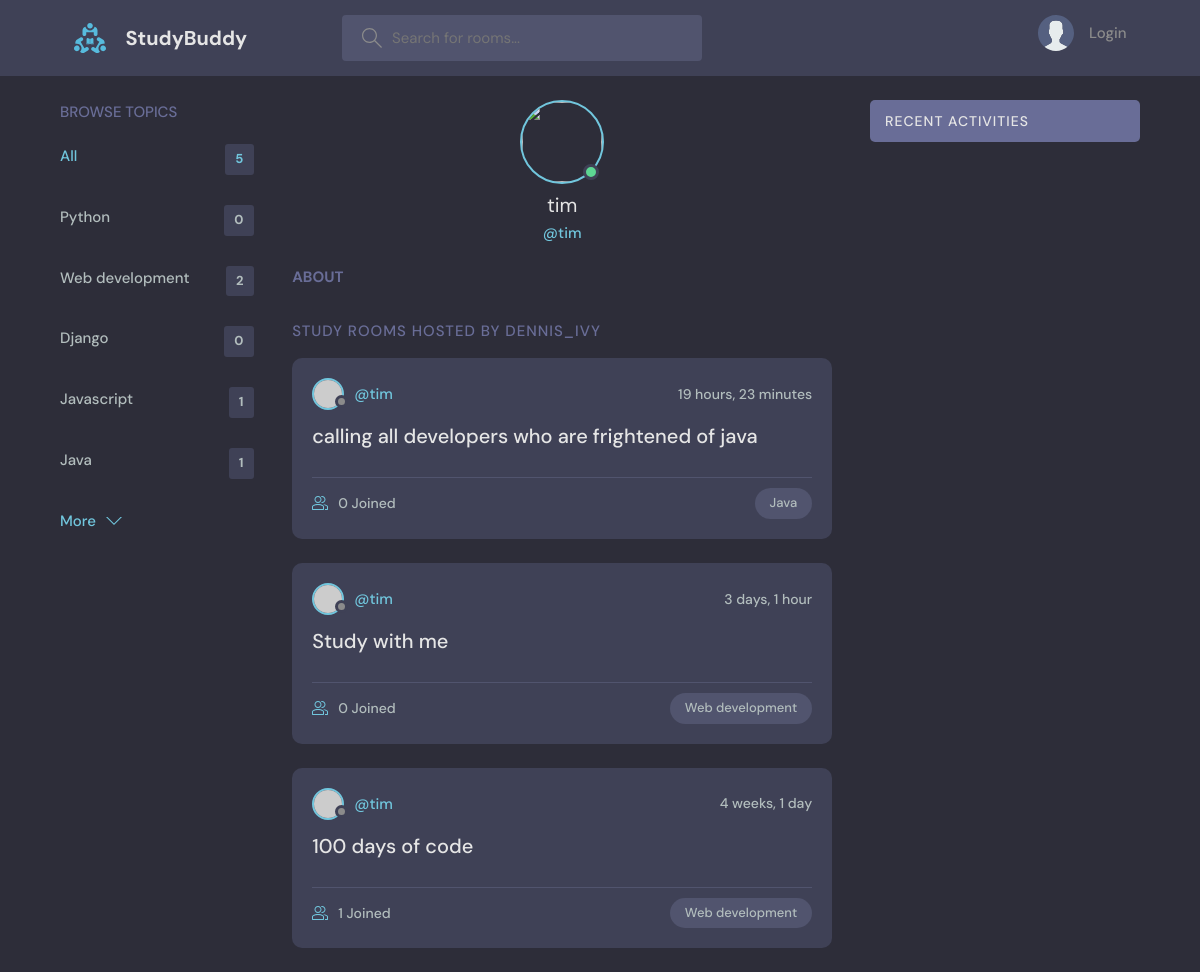
Page /profile/2 on the earlier database version.
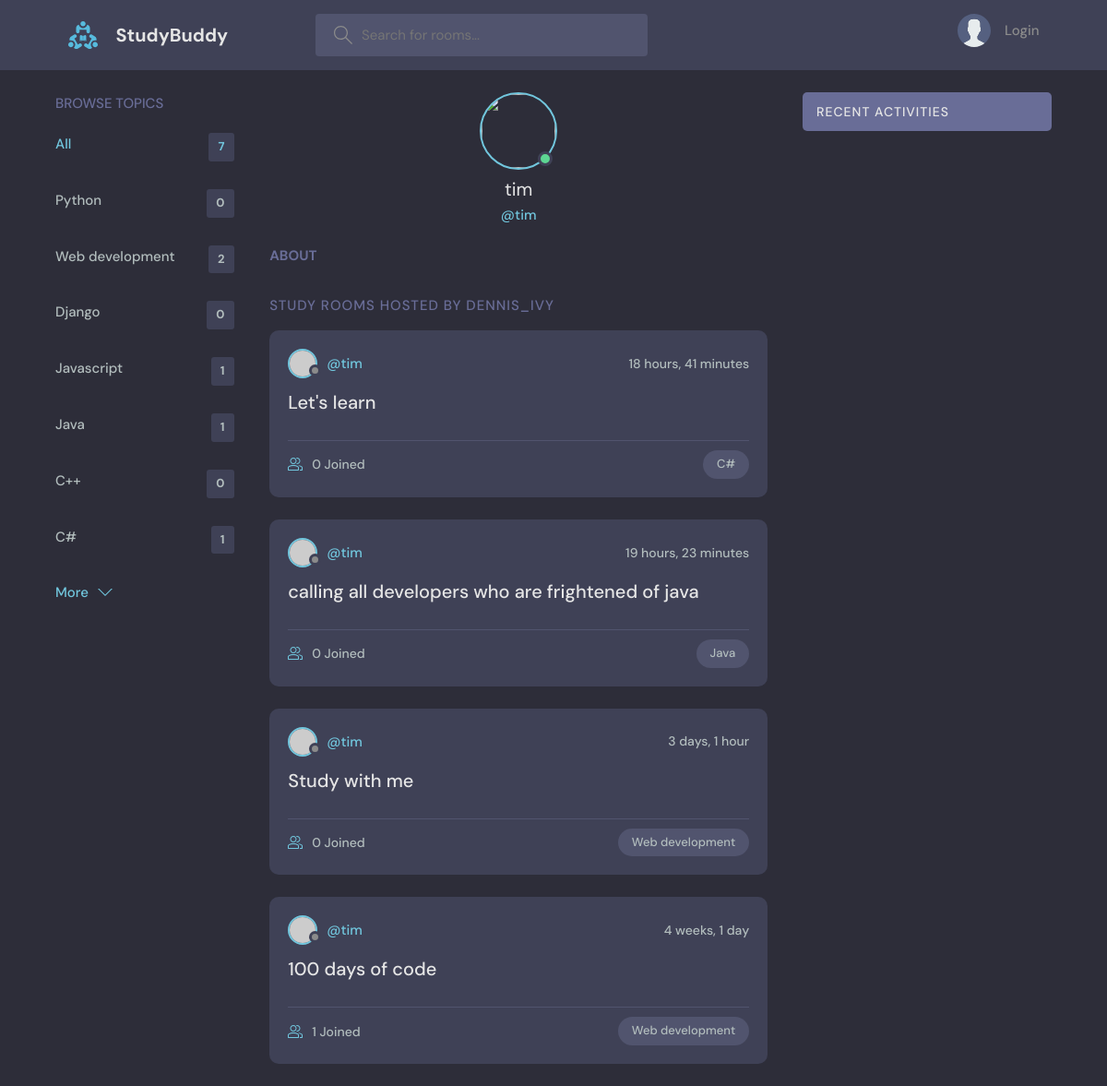
Same page on the later database version.
### base/models.py (models this page shows, shortened)
class Topic(models.Model):
    name = models.CharField(max_length=200)

class Room(models.Model):
    host = models.ForeignKey(User, on_delete=models.SET_NULL, null=True)
    topic = models.ForeignKey(Topic, on_delete=models.SET_NULL, null=True)
    name = models.CharField(max_length=200)
    description = models.TextField(null=True, blank=True)
    participants = models.ManyToManyField(User,
                                          related_name='participants',
                                          blank=True)
    updated = models.DateTimeField(auto_now=True)
    created = models.DateTimeField(auto_now_add=True)
    class Meta:
        ordering = ['-updated', '-created']

### base/views.py (the view)
# urls.py: path('profile/<str:pk>', views.userProfile, name='user-profile'),
def userProfile(request, pk):
  user = User.objects.get(id=pk)
  rooms = user.room_set.all()
  room_message = user.message_set.all()
  topics = Topic.objects.all()
  context = {'user': user, 'rooms': rooms, 'room_message': room_message, 'topics': topics}
  return render(request, 'base/profile.html', context)

### base/templates/base/profile.html (shortened to what this page needs)
{% extends 'main.html' %}
{% block content %}
<main class="profile-page layout layout--3">
  <div class="container">
    {% include 'base/topics_component.html' %}
    <div class="roomList">
      <div class="profile">
        <div class="profile__avatar">
          <div class="avatar avatar--large active">
            <img src="{{user.avatar.url}}" />
          </div>
        </div>
        <div class="profile__info">
          <h3>{{user.username}}</h3>
          <p>@{{user.username}}</p>
        </div>
        <div class="profile__about">
          <h3>About</h3>
        </div>
      </div>
      <div class="roomList__header">
        <div>
          <h2>Study Rooms Hosted by dennis_ivy</a>
          </h2>
        </div>
      </div>
      {% include 'base/feed_component.html' %}
    </div>
    {% include 'base/activity_component.html' %}
  </div>
</main>
{% endblock %}

### base/templates/base/topics_component.html
<div class="topics">
  <div class="topics__header">
    <h2>Browse Topics</h2>
  </div>
  <ul class="topics__list">
    <li>
      <a href="{% url 'home' %}" class="active">All <span>{{topics.count}}</span></a>
    </li>
    {% for topic in topics %}
      <li>
        <a href="{% url 'home' %}?q={{topic.name}}">{{topic.name}}<span>{{topic.room_set.all.count}}</span></a>
      </li>
    {% endfor %}
  </ul>
  <a class="btn btn--link" href="topics.html">
    More
    <svg version="1.1" xmlns="http://www.w3.org/2000/svg" width="32" height="32" viewBox="0 0 32 32">
      <title>chevron-down</title>
      <path d="M16 21l-13-13h-3l16 16 16-16h-3l-13 13z"></path>
    </svg>
  </a>
</div>

### base/templates/base/feed_component.html
{% for room in rooms %}
<div class="roomListRoom">
  <div class="roomListRoom__header">
    <a href="{% url 'user-profile' room.host.id %}" class="roomListRoom__author">
      <div class="avatar avatar--small">
        <img src="https://randomuser.me/api/portraits/women/11.jpg" />
      </div>
      <span>@{{room.host.username}}</span>
    </a>
    <div class="roomListRoom__actions">
      <span>{{room.created|timesince}}</span>
    </div>
  </div>
  <div class="roomListRoom__content">
    <a href="{% url 'room' room.id %}">{{room.name}}</a>
  </div>
  <div class="roomListRoom__meta">
    <a href="{% url 'room' room.id %}" class="roomListRoom__joined">
      <svg version="1.1" xmlns="http://www.w3.org/2000/svg" width="32" height="32" viewBox="0 0 32 32">
        <title>{{room.topic.name}}</title>
        <path
          d="M30.539 20.766c-2.69-1.547-5.75-2.427-8.92-2.662 0.649 0.291 1.303 0.575 1.918 0.928 0.715 0.412 1.288 1.005 1.71 1.694 1.507 0.419 2.956 1.003 4.298 1.774 0.281 0.162 0.456 0.487 0.456 0.85v4.65h-4v2h5c0.553 0 1-0.447 1-1v-5.65c0-1.077-0.56-2.067-1.461-2.584z"
        ></path>
        <path
          d="M22.539 20.766c-6.295-3.619-14.783-3.619-21.078 0-0.901 0.519-1.461 1.508-1.461 2.584v5.65c0 0.553 0.447 1 1 1h22c0.553 0 1-0.447 1-1v-5.651c0-1.075-0.56-2.064-1.461-2.583zM22 28h-20v-4.65c0-0.362 0.175-0.688 0.457-0.85 5.691-3.271 13.394-3.271 19.086 0 0.282 0.162 0.457 0.487 0.457 0.849v4.651z"
        ></path>
        <path
          d="M19.502 4.047c0.166-0.017 0.33-0.047 0.498-0.047 2.757 0 5 2.243 5 5s-2.243 5-5 5c-0.168 0-0.332-0.030-0.498-0.047-0.424 0.641-0.944 1.204-1.513 1.716 0.651 0.201 1.323 0.331 2.011 0.331 3.859 0 7-3.141 7-7s-3.141-7-7-7c-0.688 0-1.36 0.131-2.011 0.331 0.57 0.512 1.089 1.075 1.513 1.716z"
        ></path>
        <path
          d="M12 16c3.859 0 7-3.141 7-7s-3.141-7-7-7c-3.859 0-7 3.141-7 7s3.141 7 7 7zM12 4c2.757 0 5 2.243 5 5s-2.243 5-5 5-5-2.243-5-5c0-2.757 2.243-5 5-5z"
        ></path>
      </svg>
      {{room.participants.all.count}} Joined
    </a>
    <p class="roomListRoom__topic">{{room.topic.name}}</p>
  </div>
</div>
{% endfor %}

Differences in the rows shown:
added Topic: name "C++", room_set.all.count "0"
added Topic: name "C#", room_set.all.count "1"
added Room: host.username "tim", created "18 hours, 41 minutes", name "Let's learn", participants.all.count "0", topic.name "C#"
Other differences:
{{ topics.count }}: "5" → "7"
